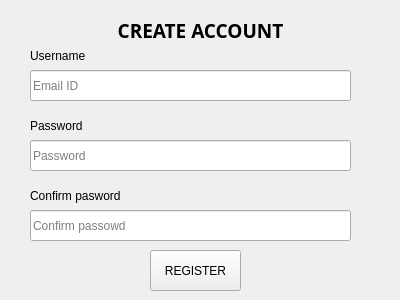
<?xml version="1.0" encoding="UTF-8"?>
<ui version="4.0">
 <class>MainWindow</class>
 <widget class="QMainWindow" name="MainWindow">
  <property name="geometry">
   <rect>
    <x>0</x>
    <y>0</y>
    <width>400</width>
    <height>300</height>
   </rect>
  </property>
  <property name="windowTitle">
   <string>MainWindow</string>
  </property>
  <widget class="QWidget" name="centralwidget">
   <widget class="QLabel" name="label">
    <property name="geometry">
     <rect>
      <x>100</x>
      <y>10</y>
      <width>201</width>
      <height>41</height>
     </rect>
    </property>
    <property name="font">
     <font>
      <family>Segoe Print</family>
      <pointsize>14</pointsize>
      <italic>false</italic>
      <bold>true</bold>
     </font>
    </property>
    <property name="text">
     <string>CREATE ACCOUNT</string>
    </property>
    <property name="alignment">
     <set>Qt::AlignCenter</set>
    </property>
   </widget>
   <widget class="QLabel" name="label_2">
    <property name="geometry">
     <rect>
      <x>30</x>
      <y>40</y>
      <width>61</width>
      <height>31</height>
     </rect>
    </property>
    <property name="text">
     <string>Username</string>
    </property>
   </widget>
   <widget class="QLineEdit" name="lineEdit">
    <property name="geometry">
     <rect>
      <x>30</x>
      <y>70</y>
      <width>321</width>
      <height>31</height>
     </rect>
    </property>
    <property name="placeholderText">
     <string>Email ID</string>
    </property>
   </widget>
   <widget class="QLineEdit" name="lineEdit_2">
    <property name="geometry">
     <rect>
      <x>30</x>
      <y>140</y>
      <width>321</width>
      <height>31</height>
     </rect>
    </property>
    <property name="placeholderText">
     <string>Password</string>
    </property>
   </widget>
   <widget class="QLabel" name="label_3">
    <property name="geometry">
     <rect>
      <x>30</x>
      <y>110</y>
      <width>61</width>
      <height>31</height>
     </rect>
    </property>
    <property name="text">
     <string>Password</string>
    </property>
   </widget>
   <widget class="QLineEdit" name="lineEdit_3">
    <property name="geometry">
     <rect>
      <x>30</x>
      <y>210</y>
      <width>321</width>
      <height>31</height>
     </rect>
    </property>
    <property name="placeholderText">
     <string>Confirm passowd</string>
    </property>
   </widget>
   <widget class="QLabel" name="label_4">
    <property name="geometry">
     <rect>
      <x>30</x>
      <y>180</y>
      <width>101</width>
      <height>31</height>
     </rect>
    </property>
    <property name="text">
     <string>Confirm pasword</string>
    </property>
   </widget>
   <widget class="QPushButton" name="pushButton">
    <property name="geometry">
     <rect>
      <x>150</x>
      <y>250</y>
      <width>91</width>
      <height>41</height>
     </rect>
    </property>
    <property name="text">
     <string>REGISTER</string>
    </property>
   </widget>
  </widget>
 </widget>
 <resources/>
 <connections/>
</ui>
